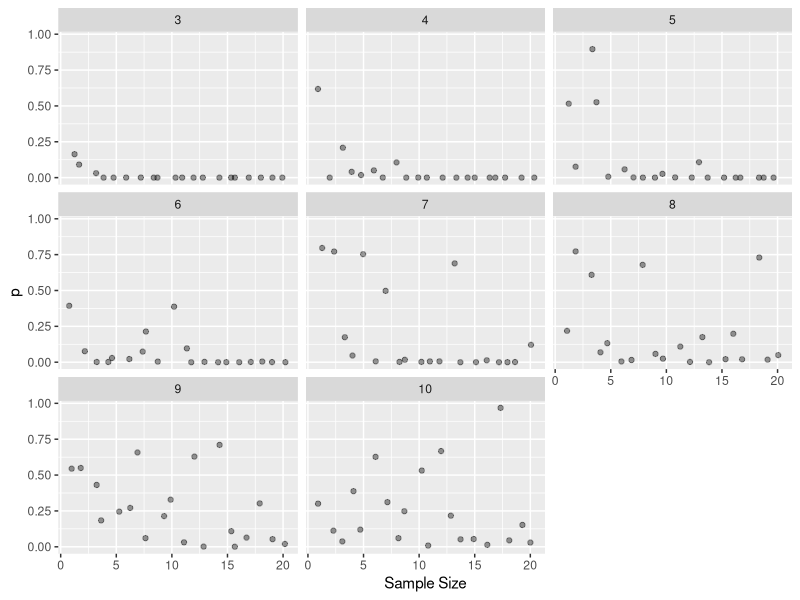
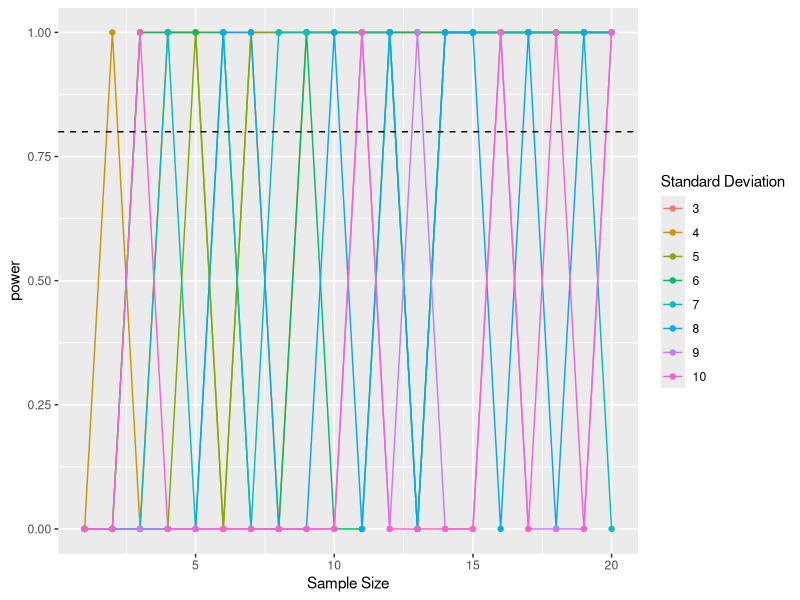
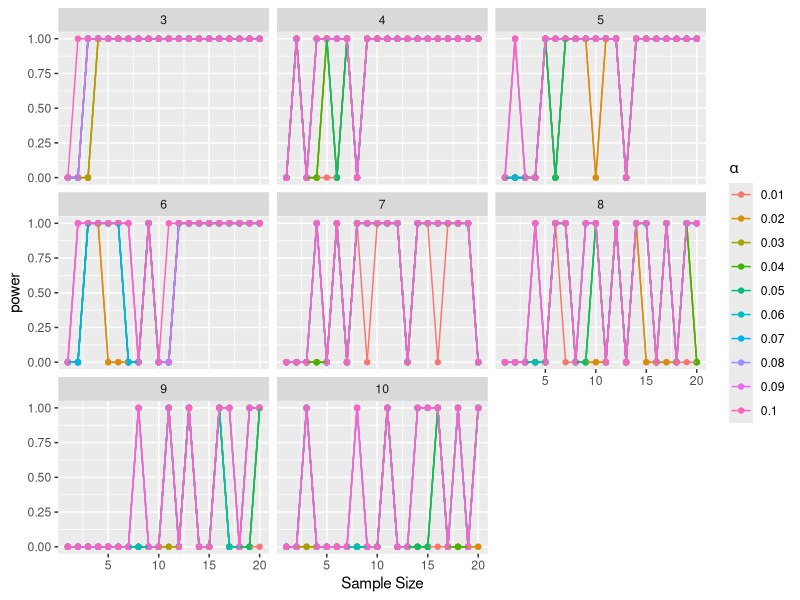

Source code (R) for these figures, in order:
## ---- chunk 1
X <- 6101
n <- 9821
p <- X/n
se <- sqrt(p*(1-p)/n)
p_1 <- (X + 2)/(n + 4)
lower_CI <- p_1 - 1.96 * sqrt(p_1 * (1 - p_1)/(n + 4))
upper_CI <- p_1 + 1.96 * sqrt(p_1 * (1 - p_1)/(n + 4))
lower_CI; upper_CI

## ---- chunk 2
# calculate the P value
p_toast <- 2* pbinom(q = 6101, size = 9821, prob = 0.5, lower.tail = FALSE)
p_toast
## ---- chunk 3
library(dplyr)
library(tidyr)
library(ggplot2)
## ---- chunk 4
# set mean and polulation sd
null_m <- 80
m <- 80 + 5
sd <- 6

# creat a data frame: sample sizes from 1 to 20, 500 simulations
samp_df <- data.frame(samp_size = rep(1:20, 500))

# add simulations
sim_df <- samp_df %>%
  # group by simulation
  group_by(sims = 1:n()) %>%
  # calculate the sample mean
  mutate(samp_mean = mean(rnorm(samp_size, mean = m, sd = sd))) %>%
  ungroup()

# calculate p values
p_df <- sim_df %>%
  # calculate sample SE
  mutate(se_y = sd/sqrt(samp_size)) %>%
  # calculate Z
  mutate(z = (samp_mean - null_m)/se_y) %>%
  # calculate p values
  mutate(p = 2*pnorm(abs(z), mean = 0, sd = 1, lower.tail = FALSE))

# calculate power
power_df <- p_df %>%
  # for each sample size
  group_by(samp_size) %>%
  # calculate type 2 error rate
  summarize(error_rate = sum(p > 0.05)/n()) %>%
  ungroup() %>%
  # calculate power
  mutate(power = 1 - error_rate)

# select the power is equal or more than 0.8
power_df[power_df$power >= 0.8, ]
## ---- chunk 5
# data frame about sample sizes from 1 to 20
size_df <- data.frame(samp_size = rep(1:20, 500))

# add multiple SD values into data frame
sd_mul <- 3:10
sd_df <- size_df %>%
  crossing(sd_mul)

# add simulations
sd_sim_df <- sd_df %>%
  # group by simulation
  group_by(sims = 1:n()) %>%
  # calculate the sample mean
  mutate(samp_mean = mean(rnorm(samp_size, mean = m, sd = sd_mul))) %>%
  ungroup()
## ---- chunk 6
# calculate p values
p_val_df <- sd_sim_df %>%
  # calculate sample SE
  mutate(se_y = sd_mul/sqrt(samp_size)) %>%
  # calculate z
  mutate(z = (samp_mean - null_m)/se_y) %>%
  # calculate p values
  mutate(p = 2*pnorm(abs(z), mean = 0, sd = 1, lower.tail = FALSE))

# plot p by sample size, wrap by SD values
ggplot(data = p_val_df, mapping = aes(x = samp_size, y = p)) +
  geom_jitter(alpha = 0.4) +
  facet_wrap(~sd_mul) +
  xlab("Sample Size")
## ---- chunk 7
power_sd_df <- p_val_df %>%
  # for each sample size and each sd
  group_by(samp_size, sd_mul) %>%
  # calculate type 2 error rate
  mutate(error_rate = sum(p>0.05)/n()) %>%
  ungroup() %>%
  #calculate power
  mutate(power = 1 - error_rate)

# plot sample size by power
ggplot(data = power_sd_df, mapping = aes(x = samp_size, y = power, color = factor(sd_mul))) +
  geom_line() + geom_point() +
  geom_hline(yintercept = 0.8, lty = 2) +
  xlab("Sample Size") +
  scale_color_discrete(guide = guide_legend(title = "Standard Deviation"))
  
## ---- chunk 8
alpha <- seq(0.01, 0.1, .01)
alpha_df <- p_val_df %>%
  # crossing alpha
  crossing(alpha = alpha) %>%
  # group by sample size, alpha and sd
  group_by(samp_size, alpha, sd_mul) %>%
  # calculate type 2 error rate
  summarise(error_rate = sum(p>alpha)/n()) %>%
  ungroup() %>%
  # calsulate power
  mutate(power = 1 - error_rate)

ggplot(data = alpha_df, mapping = aes(x = samp_size, y = power, color = factor(alpha))) +
  geom_point() + geom_line() +
  facet_wrap(~sd_mul) +
  xlab("Sample Size") +
  scale_color_discrete(guide = guide_legend(title = expression(alpha)))
